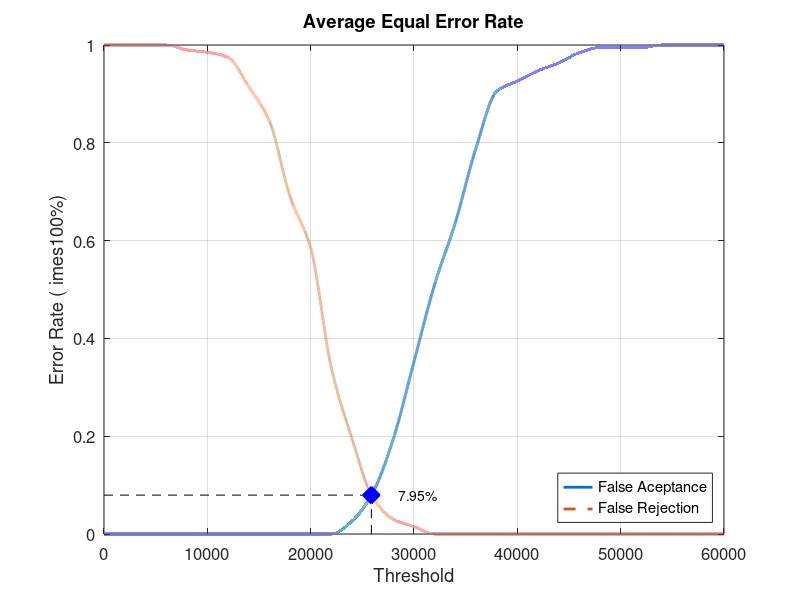
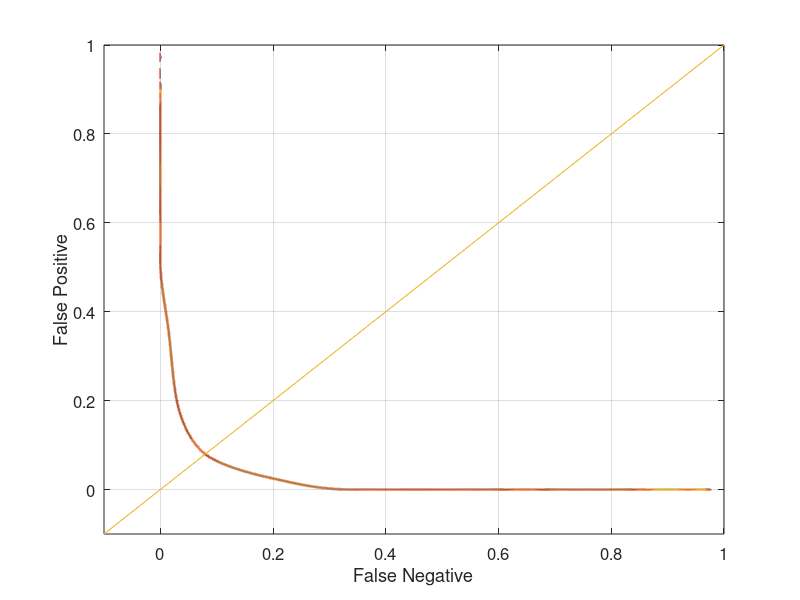

These charts were generated, in order, by the following MATLAB code:
close all;
clear;
clc;
x = 0:2000:60000;
xq = 0:0.5:60000;

y0 = [0 0 0 0 0 0 0 0 0 0 0 0 0.0263158 0.0842105 0.194737 0.352632 0.510526 0.636842 0.789474 0.905263 0.926316 0.947368 0.963158 0.984211 0.994737 0.994737 0.994737 1 1 1 1]
yy0 = interp1(x, y0, xq, 'pchip');
y1 = [1 1 1 1 0.99 0.985 0.975 0.915 0.845 0.69 0.585 0.34 0.195 0.075 0.03 0.015 0 0 0 0 0 0 0 0 0 0 0 0 0 0 0]
yy1 = interp1(x, y1, xq, 'pchip');

% Calculating EER: 
y2 = abs(y0 - y1);
find(y2 == min(y2))
yy2 = abs(yy0 - yy1);
xEER = find(yy2 == min(yy2));
xEERIndex = xq(xEER) % X-axis EER
yEER = yy0(xEER) % Y-axis EER

main = figure
plot(xq, yy0,'-','LineWidth', 2);	hold on
plot(xq, yy1,'--','LineWidth', 2);	hold on
plot([xEERIndex xEERIndex], [0 yEER], 'k--');	hold on
plot([0 xEERIndex], [yEER yEER], 'k--');	hold on
plot(xEERIndex, yEER, 'bx', 'LineWidth', 10);	hold on
text(xEERIndex + 10 * xEERIndex / 100, yEER, [num2str(round((10000 * yEER)) / 100) '%'])
legend('False Aceptance', 'False Rejection', 'Location', 'SouthEast')
xlabel('Threshold')
ylabel('Error Rate (	imes100%)')
title('Average Equal Error Rate')
set(gca, 'FontSize', 12)
axis([0 60000 0 1])
grid on

print(main, 'Database2_4Main', '-dpng');
FNRxFPR = figure('Color', [1 1 1]);
plot(yy1, yy0, '-', yy1, yy0, 'LineWidth', 2);
hold on
y = -0.1:0.1:1
plot(y, y); 
set(gca, 'FontSize', 12)
xlabel('False Negative')
ylabel('False Positive')
axis([-0.1 1 -0.1 1])
set(gca, 'FontSize', 12)
grid on

print(FNRxFPR, 'Database2_4FNRxFPR','-dpng');
